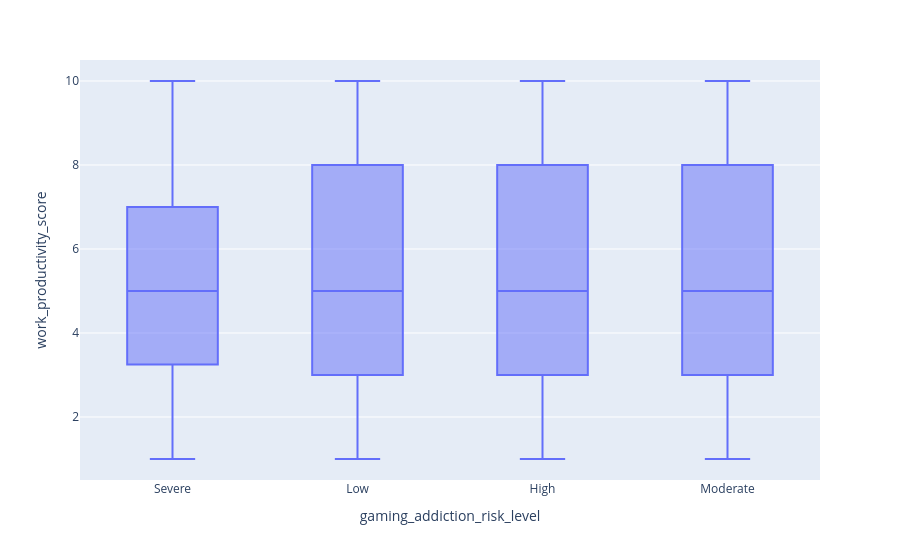

Notebook code cell kept with this figure:
### Code cell
px.box(df, x="gaming_addiction_risk_level", y="grades_gpa")
px.box(df, x="gaming_addiction_risk_level", y="work_productivity_score")

### Figure 1 — Plotly figure (JSON) as saved in the notebook; plotly's stock layout.template omitted (floating-point values rounded to 4 significant figures; data arrays with more than 128 entries replaced by an {"elided": "..."} marker saying what was removed)
{"data": [{"alignmentgroup": "True", "hovertemplate": "gaming_addiction_risk_level=%{x}<br>work_productivity_score=%{y}<extra></extra>", "legendgroup": "", "marker": {"color": "#636efa"}, "name": "", "notched": false, "offsetgroup": "", "orientation": "v", "showlegend": false, "type": "box", "x": {"elided": "1000 str values"}, "x0": " ", "xaxis": "x", "y": {"elided": "1000 float values"}, "y0": " ", "yaxis": "y"}], "layout": {"boxmode": "group", "legend": {"tracegroupgap": 0}, "margin": {"t": 60}, "xaxis": {"anchor": "y", "domain": [0, 1], "title": {"text": "gaming_addiction_risk_level"}}, "yaxis": {"anchor": "x", "domain": [0, 1], "title": {"text": "work_productivity_score"}}}}
